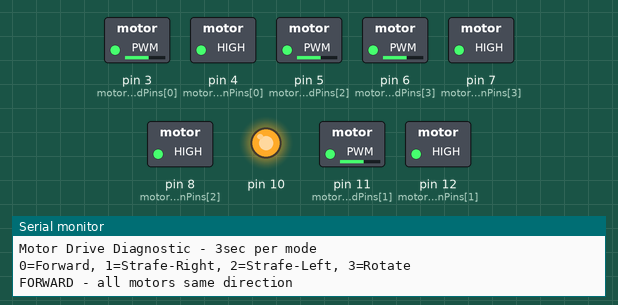
This sketch was run on a simulated Arduino Uno, built with avr-gcc and run on an emulated ATmega328P. Shown: switched loads named in the sketch (green lamp = pin HIGH), output pins drawn as LEDs (lit = HIGH), the last lines printed to the serial monitor.

Above: at 0.05 s.
At 6.0 s:
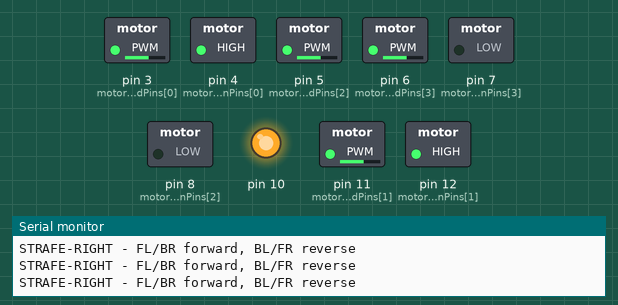
At 9.0 s:
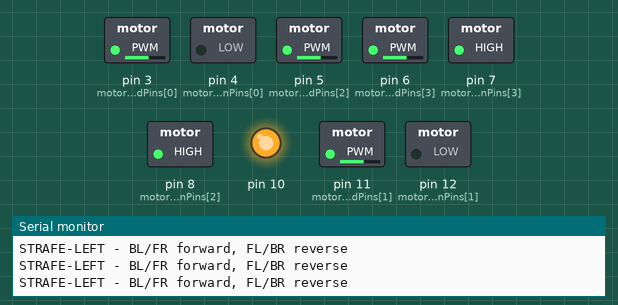
At 12.0 s:
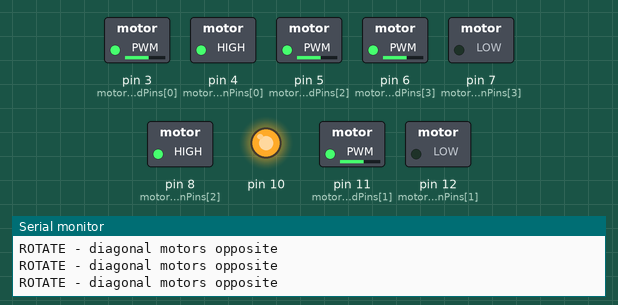
Timing chart, 0 to 13.9 s (numbered marks = the images above):
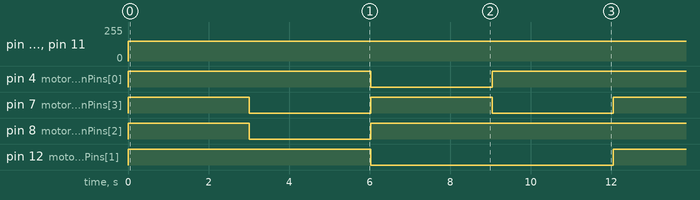

The sketch:

motor_drive_diagnostic.ino
```cpp
// motor_drive_diagnostic.ino
// Test specific drive commands to diagnose X-drive mixing issue

const int motorDirectionPins[4] = {4, 12, 8, 7};
const int motorSpeedPins[4] = {3, 11, 5, 6};
const int testSpeed = 150;

int testMode = 0; // 0=forward, 1=strafe right, 2=strafe left, 3=rotate
unsigned long modeChangeTime = 0;
const unsigned long MODE_DURATION = 3000; // 3 seconds per mode

void setup() {
  Serial.begin(115200);
  for (int i = 0; i < 4; i++) {
    pinMode(motorDirectionPins[i], OUTPUT);
    pinMode(motorSpeedPins[i], OUTPUT);
  }
  pinMode(10, OUTPUT);
  digitalWrite(10, HIGH);

  Serial.println("Motor Drive Diagnostic - 3sec per mode");
  Serial.println("0=Forward, 1=Strafe-Right, 2=Strafe-Left, 3=Rotate");
  modeChangeTime = millis();
}

void setMotor(int index, bool forward, int speed) {
  digitalWrite(motorDirectionPins[index], forward ? HIGH : LOW);
  analogWrite(motorSpeedPins[index], speed);
}

void stopAll() {
  for (int i = 0; i < 4; i++) {
    analogWrite(motorSpeedPins[i], 0);
  }
}

void loop() {
  unsigned long now = millis();
  if (now - modeChangeTime > MODE_DURATION) {
    testMode = (testMode + 1) % 4;
    modeChangeTime = now;
    Serial.print("Mode: "); Serial.println(testMode);
  }

  switch (testMode) {
    case 0: // Pure forward - all motors same direction
      Serial.println("FORWARD - all motors same direction");
      setMotor(0, true, testSpeed);  // FL forward
      setMotor(1, true, testSpeed);  // BR forward
      setMotor(2, true, testSpeed);  // BL forward
      setMotor(3, true, testSpeed);  // FR forward
      break;

    case 1: // Pure strafe right
      Serial.println("STRAFE-RIGHT - FL/BR forward, BL/FR reverse");
      setMotor(0, true, testSpeed);   // FL forward
      setMotor(1, true, testSpeed);   // BR forward
      setMotor(2, false, testSpeed);  // BL reverse
      setMotor(3, false, testSpeed);  // FR reverse
      break;

    case 2: // Pure strafe left
      Serial.println("STRAFE-LEFT - BL/FR forward, FL/BR reverse");
      setMotor(0, false, testSpeed);  // FL reverse
      setMotor(1, false, testSpeed);  // BR reverse
      setMotor(2, true, testSpeed);   // BL forward
      setMotor(3, true, testSpeed);   // FR forward
      break;

    case 3: // Pure rotation
      Serial.println("ROTATE - diagonal motors opposite");
      setMotor(0, true, testSpeed);   // FL forward
      setMotor(1, false, testSpeed);  // BR reverse
      setMotor(2, true, testSpeed);   // BL forward
      setMotor(3, false, testSpeed);  // FR reverse
      break;
  }

  delay(100);
}
```

Measured:
- by itself, pin 3 (motorSpeedPins[0]), pin 5 (motorSpeedPins[2]), pin 6 (motorSpeedPins[3]), pin 11 (motorSpeedPins[1]): 0/255 → 150/255 at 0.01 s
- by itself, pin 4 (motorDirectionPins[0]), pin 8 (motorDirectionPins[2]): repeats every 12.0 s: LOW 3.0 s, HIGH 9.0 s
- by itself, pin 7 (motorDirectionPins[3]): alternates HIGH for 3.0 s and LOW for 3.0 s
- by itself, pin 12 (motorDirectionPins[1]): alternates HIGH for 6.0 s and LOW for 6.0 s
